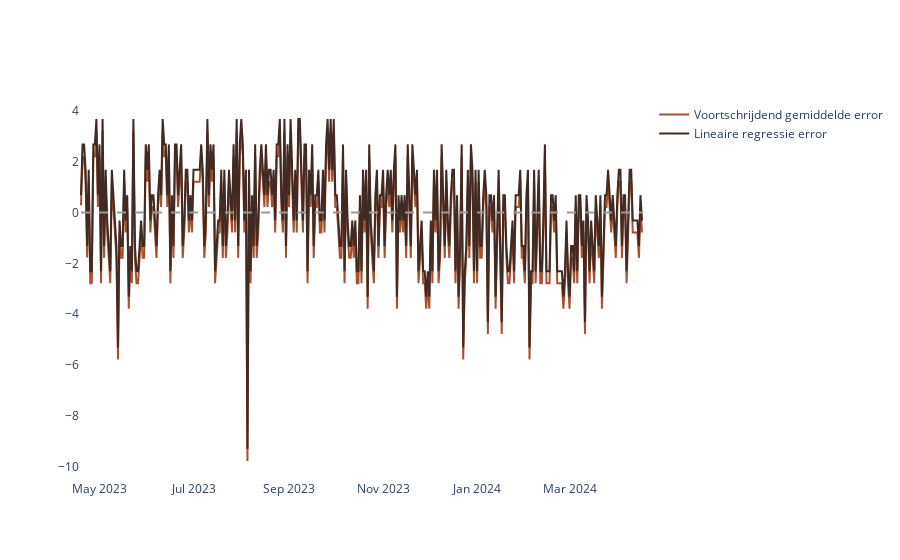

Notebook source saved alongside this figure:
### Markdown cell above
# 3. Evalueren

Elk van de modellen geven een voorspelling. Natuurlijk is een visuele check (realisatie naast voorspelling) heel erg belangrijk. Toch is het ook belangrijk om iets meer te kijken naar de afwijking op zichzelf. 

#### *De afwijking (error)*
Laten we de reeks van errors voor elk model eens bekijken voor de testperiode.

### Code cell
onderzoek_afwijkingen(list_of_dfs=[voortschrijdend_gemiddelde, regressie], 
                      onderwerp=onderwerp)

### Figure 1 — Plotly figure (JSON) as saved in the notebook; plotly's stock layout.template omitted (floating-point values rounded to 4 significant figures; data arrays with more than 128 entries replaced by an {"elided": "..."} marker saying what was removed)
{"data": [{"line": {"color": "#a55233"}, "mode": "lines", "name": "Voortschrijdend gemiddelde error", "type": "scatter", "x": {"elided": "365 str values"}, "y": {"elided": "365 float values"}}, {"line": {"color": "#402a23"}, "mode": "lines", "name": "Lineaire regressie error", "type": "scatter", "x": {"elided": "365 str values"}, "y": {"elided": "365 float values"}}], "layout": {"paper_bgcolor": "white", "plot_bgcolor": "white", "shapes": [{"line": {"color": "#999999", "dash": "dash", "width": 2}, "type": "line", "x0": "2023-04-19T00:00:00", "x1": "2024-04-17T00:00:00", "y0": 0, "y1": 0}]}}
